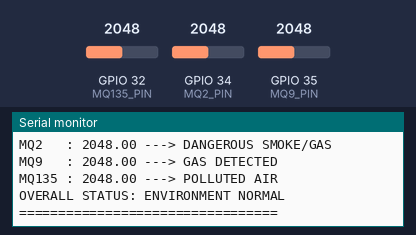
This sketch was run on a simulated ESP32. Parts: the last lines printed to the serial monitor. The test bench sets the inputs (shaded band); at power-on: GPIO 34 (MQ2_PIN) = 2048, GPIO 32 (MQ135_PIN) = 2048, GPIO 35 (MQ9_PIN) = 2048. WiFi joins after 1.5 s; servers stay silent unless stated.

Above: at 7.7 s.
7.8 s: GPIO 34 (MQ2_PIN) set to 1960
10.9 s: GPIO 32 (MQ135_PIN) set to 2540
At 13.2 s:
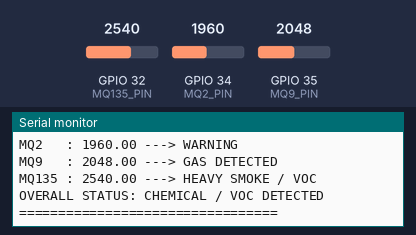
13.5 s: GPIO 35 (MQ9_PIN) set to 2540
17.5 s: GPIO 32 (MQ135_PIN) set to 2460
At 19.8 s:
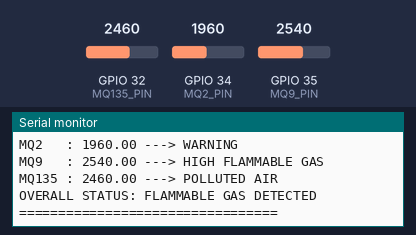
21.5 s: GPIO 34 (MQ2_PIN) set to 1160
25.4 s: GPIO 32 (MQ135_PIN) set to 1228
At 27.7 s:
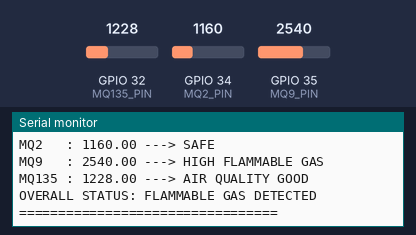

The sketch:

gas.ino
```cpp
/*
========================================================
ESP32 SMART GAS MONITOR SYSTEM
========================================================

SENSORS:
- MQ2   -> Smoke / LPG / Fire Gas
- MQ9   -> CO / Flammable Gas
- MQ135 -> Air Quality / VOC

FEATURES:
✅ Smart calibrated thresholds
✅ Sensor averaging
✅ Noise reduction
✅ Live web dashboard
✅ Auto refresh
✅ Proper status detection
✅ Based on YOUR REAL SENSOR DATA

WIFI:
SSID     : sim
PASSWORD : simple12

========================================================
CONNECTIONS
========================================================

MQ2:
VCC -> 5V
GND -> GND
AO  -> GPIO34

MQ9:
VCC -> 5V
GND -> GND
AO  -> GPIO35

MQ135:
VCC -> 5V
GND -> GND
AO  -> GPIO32

IMPORTANT:
- Power sensors using 5V
- ESP32 GND must connect to sensor GND
- Let sensors warm up 5-10 mins

========================================================
*/

#include <WiFi.h>
#include <WebServer.h>

// =====================================================
// WIFI
// =====================================================

const char* ssid = "sim";
const char* password = "simple12";

// =====================================================
// WEB SERVER
// =====================================================

WebServer server(80);

// =====================================================
// SENSOR PINS
// =====================================================

#define MQ2_PIN    34
#define MQ9_PIN    35
#define MQ135_PIN  32

// =====================================================
// SENSOR VALUES
// =====================================================

float mq2Value = 0;
float mq9Value = 0;
float mq135Value = 0;

// =====================================================
// STATUS VARIABLES
// =====================================================

String mq2Status = "";
String mq9Status = "";
String mq135Status = "";

String overallStatus = "";

// =====================================================
// READ AVERAGE FUNCTION
// =====================================================

float readAverage(int pin) {

  long total = 0;

  for (int i = 0; i < 20; i++) {

    total += analogRead(pin);

    delay(5);
  }

  return total / 20.0;
}

// =====================================================
// SENSOR ANALYSIS
// =====================================================

void analyzeSensors() {

  // =========================
  // MQ2 ANALYSIS
  // =========================

  if (mq2Value < 1200) {
    mq2Status = "SAFE";
  }
  else if (mq2Value >= 1200 && mq2Value < 2000) {
    mq2Status = "WARNING";
  }
  else {
    mq2Status = "DANGEROUS SMOKE/GAS";
  }

  // =========================
  // MQ9 ANALYSIS
  // =========================

  if (mq9Value < 1500) {
    mq9Status = "SAFE";
  }
  else if (mq9Value >= 1500 && mq9Value < 2200) {
    mq9Status = "GAS DETECTED";
  }
  else {
    mq9Status = "HIGH FLAMMABLE GAS";
  }

  // =========================
  // MQ135 ANALYSIS
  // =========================

  if (mq135Value < 1500) {
    mq135Status = "AIR QUALITY GOOD";
  }
  else if (mq135Value >= 1500 && mq135Value < 2500) {
    mq135Status = "POLLUTED AIR";
  }
  else {
    mq135Status = "HEAVY SMOKE / VOC";
  }

  // =================================================
  // OVERALL SYSTEM ANALYSIS
  // =================================================

  if (mq2Value > 2000 && mq135Value > 2500) {
    overallStatus = "FIRE / HEAVY SMOKE POSSIBLE";
  }
  else if (mq135Value > 2500) {
    overallStatus = "CHEMICAL / VOC DETECTED";
  }
  else if (mq9Value > 2200) {
    overallStatus = "FLAMMABLE GAS DETECTED";
  }
  else {
    overallStatus = "ENVIRONMENT NORMAL";
  }
}

// =====================================================
// WEBPAGE
// =====================================================

void handleRoot() {

  String page = R"rawliteral(

<!DOCTYPE html>
<html>

<head>

<title>ESP32 GAS MONITOR</title>

<meta name="viewport" content="width=device-width, initial-scale=1">

<meta http-equiv="refresh" content="2">

<style>

body{
  background:#111;
  color:white;
  font-family:Arial;
  text-align:center;
  padding:20px;
}

.card{
  background:#1e1e1e;
  padding:20px;
  margin:15px;
  border-radius:20px;
  box-shadow:0px 0px 10px #000;
}

.value{
  font-size:35px;
  font-weight:bold;
}

.status{
  font-size:22px;
  margin-top:10px;
}

h1{
  color:cyan;
}

.overall{
  background:red;
  padding:20px;
  border-radius:20px;
  font-size:25px;
  font-weight:bold;
}

</style>

</head>

<body>

<h1>ESP32 SMART GAS MONITOR</h1>

<div class="overall">
OVERALL STATUS:<br>
)rawliteral";

  page += overallStatus;

  page += R"rawliteral(
</div>

<div class="card">

<h2>MQ2 SENSOR</h2>

<div class="value">
)rawliteral";

  page += String(mq2Value);

  page += R"rawliteral(
</div>

<div class="status">
)rawliteral";

  page += mq2Status;

  page += R"rawliteral(
</div>

</div>

<div class="card">

<h2>MQ9 SENSOR</h2>

<div class="value">
)rawliteral";

  page += String(mq9Value);

  page += R"rawliteral(
</div>

<div class="status">
)rawliteral";

  page += mq9Status;

  page += R"rawliteral(
</div>

</div>

<div class="card">

<h2>MQ135 SENSOR</h2>

<div class="value">
)rawliteral";

  page += String(mq135Value);

  page += R"rawliteral(
</div>

<div class="status">
)rawliteral";

  page += mq135Status;

  page += R"rawliteral(
</div>

</div>

</body>
</html>

)rawliteral";

  server.send(200, "text/html", page);
}

// =====================================================
// SETUP
// =====================================================

void setup() {

  Serial.begin(115200);

  analogSetAttenuation(ADC_11db);

  // ==========================================
  // WIFI
  // ==========================================

  WiFi.begin(ssid, password);

  Serial.println();
  Serial.println("Connecting to WiFi...");

  while (WiFi.status() != WL_CONNECTED) {

    delay(500);
    Serial.print(".");
  }

  Serial.println();
  Serial.println("WiFi Connected!");

  Serial.print("ESP32 IP Address: ");
  Serial.println(WiFi.localIP());

  // ==========================================
  // WEB SERVER
  // ==========================================

  server.on("/", handleRoot);

  server.begin();

  Serial.println("Web Server Started");

  Serial.println();
  Serial.println("Warming up sensors...");
  delay(5000);
}

// =====================================================
// LOOP
// =====================================================

void loop() {

  server.handleClient();

  // ==========================================
  // READ SENSORS
  // ==========================================

  mq2Value = readAverage(MQ2_PIN);

  mq9Value = readAverage(MQ9_PIN);

  mq135Value = readAverage(MQ135_PIN);

  // ==========================================
  // ANALYZE
  // ==========================================

  analyzeSensors();

  // ==========================================
  // SERIAL MONITOR
  // ==========================================

  Serial.println("=================================");

  Serial.print("MQ2   : ");
  Serial.print(mq2Value);
  Serial.print(" ---> ");
  Serial.println(mq2Status);

  Serial.print("MQ9   : ");
  Serial.print(mq9Value);
  Serial.print(" ---> ");
  Serial.println(mq9Status);

  Serial.print("MQ135 : ");
  Serial.print(mq135Value);
  Serial.print(" ---> ");
  Serial.println(mq135Status);

  Serial.println();

  Serial.print("OVERALL STATUS: ");
  Serial.println(overallStatus);

  Serial.println("=================================");

  delay(1000);
}
```

Measured:
- after the input at 10.9 s, the serial monitor: prints a new line after 1.2 s (image 1)
- after the input at 17.5 s, the serial monitor: prints a new line after 1.2 s (image 2)
- after the input at 25.4 s, the serial monitor: prints a new line after 1.2 s (image 3)
